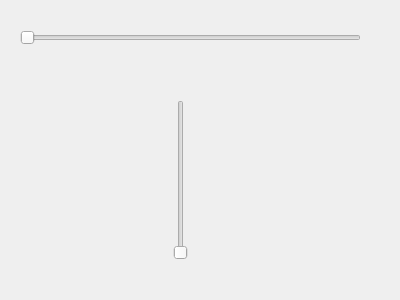
<?xml version="1.0" encoding="UTF-8"?>
<ui version="4.0">
 <class>Dialog</class>
 <widget class="QDialog" name="Dialog">
  <property name="geometry">
   <rect>
    <x>0</x>
    <y>0</y>
    <width>400</width>
    <height>300</height>
   </rect>
  </property>
  <property name="windowTitle">
   <string>Dialog</string>
  </property>
  <widget class="QSlider" name="horizontalSlider">
   <property name="geometry">
    <rect>
     <x>20</x>
     <y>30</y>
     <width>341</width>
     <height>16</height>
    </rect>
   </property>
   <property name="orientation">
    <enum>Qt::Horizontal</enum>
   </property>
  </widget>
  <widget class="QLabel" name="labelHorizontal">
   <property name="geometry">
    <rect>
     <x>20</x>
     <y>50</y>
     <width>71</width>
     <height>21</height>
    </rect>
   </property>
   <property name="text">
    <string/>
   </property>
  </widget>
  <widget class="QSlider" name="verticalSlider">
   <property name="geometry">
    <rect>
     <x>170</x>
     <y>100</y>
     <width>22</width>
     <height>160</height>
    </rect>
   </property>
   <property name="orientation">
    <enum>Qt::Vertical</enum>
   </property>
  </widget>
  <widget class="QLabel" name="labelVertical">
   <property name="geometry">
    <rect>
     <x>210</x>
     <y>170</y>
     <width>91</width>
     <height>21</height>
    </rect>
   </property>
   <property name="text">
    <string/>
   </property>
  </widget>
 </widget>
 <resources/>
 <connections/>
</ui>
